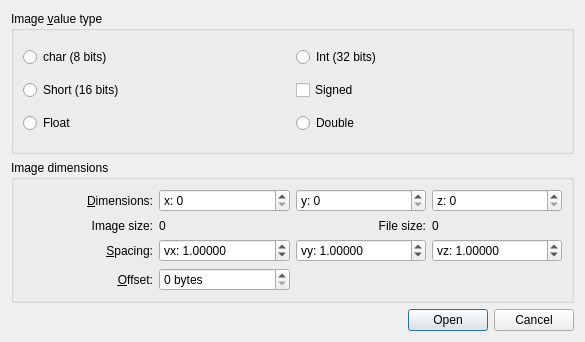
<ui version="4.0" >
 <class>Raw_image_dialog</class>
 <widget class="QDialog" name="Raw_image_dialog" >
  <property name="geometry" >
   <rect>
    <x>0</x>
    <y>0</y>
    <width>585</width>
    <height>342</height>
   </rect>
  </property>
  <property name="windowTitle" >
   <string>Open raw image</string>
  </property>
  <layout class="QVBoxLayout" name="verticalLayout" >
   <item>
    <widget class="QGroupBox" name="groupBox_2" >
     <property name="title" >
      <string>Image &amp;value type</string>
     </property>
     <layout class="QGridLayout" name="gridLayout" >
      <item row="2" column="0" >
       <widget class="QRadioButton" name="short_bt" >
        <property name="text" >
         <string>Short (16 bits)</string>
        </property>
       </widget>
      </item>
      <item row="3" column="0" >
       <widget class="QRadioButton" name="float_bt" >
        <property name="text" >
         <string>Float</string>
        </property>
       </widget>
      </item>
      <item row="0" column="1" >
       <widget class="QRadioButton" name="int_bt" >
        <property name="text" >
         <string>Int (32 bits)</string>
        </property>
       </widget>
      </item>
      <item row="3" column="1" >
       <widget class="QRadioButton" name="double_bt" >
        <property name="text" >
         <string>Double</string>
        </property>
       </widget>
      </item>
      <item row="2" column="1" >
       <widget class="QCheckBox" name="signed_bt" >
        <property name="text" >
         <string>Signed</string>
        </property>
       </widget>
      </item>
      <item row="0" column="0" >
       <widget class="QRadioButton" name="char_bt" >
        <property name="text" >
         <string>char (8 bits)</string>
        </property>
       </widget>
      </item>
     </layout>
    </widget>
   </item>
   <item>
    <widget class="QGroupBox" name="groupBox" >
     <property name="title" >
      <string>Image dimensions</string>
     </property>
     <layout class="QVBoxLayout" name="verticalLayout_2" >
      <item>
       <layout class="QGridLayout" >
        <item row="0" column="0" >
         <widget class="QLabel" name="label_dim" >
          <property name="text" >
           <string>&amp;Dimensions:</string>
          </property>
          <property name="alignment" >
           <set>Qt::AlignRight|Qt::AlignTrailing|Qt::AlignVCenter</set>
          </property>
          <property name="buddy" >
           <cstring>dim_x</cstring>
          </property>
         </widget>
        </item>
        <item row="2" column="0" >
         <widget class="QLabel" name="label_spacing" >
          <property name="text" >
           <string>&amp;Spacing:</string>
          </property>
          <property name="alignment" >
           <set>Qt::AlignRight|Qt::AlignTrailing|Qt::AlignVCenter</set>
          </property>
          <property name="buddy" >
           <cstring>spacing_x</cstring>
          </property>
         </widget>
        </item>
        <item row="0" column="1" >
         <widget class="QSpinBox" name="dim_x" >
          <property name="prefix" >
           <string>x: </string>
          </property>
          <property name="maximum" >
           <number>100000000</number>
          </property>
         </widget>
        </item>
        <item row="0" column="2" >
         <widget class="QSpinBox" name="dim_y" >
          <property name="prefix" >
           <string>y: </string>
          </property>
          <property name="maximum" >
           <number>100000000</number>
          </property>
         </widget>
        </item>
        <item row="0" column="3" >
         <widget class="QSpinBox" name="dim_z" >
          <property name="prefix" >
           <string>z: </string>
          </property>
          <property name="maximum" >
           <number>100000000</number>
          </property>
         </widget>
        </item>
        <item row="2" column="1" >
         <widget class="QDoubleSpinBox" name="spacing_x" >
          <property name="prefix" >
           <string>vx: </string>
          </property>
          <property name="decimals" >
           <number>5</number>
          </property>
          <property name="value" >
           <double>1.000000000000000</double>
          </property>
         </widget>
        </item>
        <item row="2" column="2" >
         <widget class="QDoubleSpinBox" name="spacing_y" >
          <property name="prefix" >
           <string>vy: </string>
          </property>
          <property name="decimals" >
           <number>5</number>
          </property>
          <property name="value" >
           <double>1.000000000000000</double>
          </property>
         </widget>
        </item>
        <item row="2" column="3" >
         <widget class="QDoubleSpinBox" name="spacing_z" >
          <property name="prefix" >
           <string>vz: </string>
          </property>
          <property name="decimals" >
           <number>5</number>
          </property>
          <property name="value" >
           <double>1.000000000000000</double>
          </property>
         </widget>
        </item>
        <item row="3" column="0" >
         <widget class="QLabel" name="offset_label" >
          <property name="text" >
           <string>&amp;Offset:</string>
          </property>
          <property name="alignment" >
           <set>Qt::AlignRight|Qt::AlignTrailing|Qt::AlignVCenter</set>
          </property>
          <property name="buddy" >
           <cstring>offset</cstring>
          </property>
         </widget>
        </item>
        <item row="3" column="1" >
         <widget class="QSpinBox" name="offset" >
          <property name="suffix" >
           <string> bytes</string>
          </property>
          <property name="maximum" >
           <number>999999999</number>
          </property>
         </widget>
        </item>
        <item row="1" column="0" >
         <widget class="QLabel" name="imagesize_budy" >
          <property name="text" >
           <string>Image size:</string>
          </property>
          <property name="alignment" >
           <set>Qt::AlignRight|Qt::AlignTrailing|Qt::AlignVCenter</set>
          </property>
         </widget>
        </item>
        <item row="1" column="1" >
         <widget class="QLabel" name="label_image_size" >
          <property name="text" >
           <string>0</string>
          </property>
         </widget>
        </item>
        <item row="1" column="2" >
         <widget class="QLabel" name="filesize_budy" >
          <property name="text" >
           <string>File size:</string>
          </property>
          <property name="alignment" >
           <set>Qt::AlignRight|Qt::AlignTrailing|Qt::AlignVCenter</set>
          </property>
         </widget>
        </item>
        <item row="1" column="3" >
         <widget class="QLabel" name="label_file_size" >
          <property name="text" >
           <string>0</string>
          </property>
         </widget>
        </item>
       </layout>
      </item>
     </layout>
    </widget>
   </item>
   <item>
    <widget class="QDialogButtonBox" name="buttonBox" >
     <property name="standardButtons" >
      <set>QDialogButtonBox::Cancel|QDialogButtonBox::Open</set>
     </property>
    </widget>
   </item>
  </layout>
 </widget>
 <tabstops>
  <tabstop>int_bt</tabstop>
  <tabstop>short_bt</tabstop>
  <tabstop>signed_bt</tabstop>
  <tabstop>float_bt</tabstop>
  <tabstop>double_bt</tabstop>
  <tabstop>dim_x</tabstop>
  <tabstop>dim_y</tabstop>
  <tabstop>dim_z</tabstop>
  <tabstop>spacing_x</tabstop>
  <tabstop>spacing_y</tabstop>
  <tabstop>spacing_z</tabstop>
  <tabstop>offset</tabstop>
  <tabstop>buttonBox</tabstop>
 </tabstops>
 <resources/>
 <connections>
  <connection>
   <sender>float_bt</sender>
   <signal>toggled(bool)</signal>
   <receiver>signed_bt</receiver>
   <slot>setDisabled(bool)</slot>
   <hints>
    <hint type="sourcelabel" >
     <x>47</x>
     <y>112</y>
    </hint>
    <hint type="destinationlabel" >
     <x>553</x>
     <y>94</y>
    </hint>
   </hints>
  </connection>
  <connection>
   <sender>double_bt</sender>
   <signal>toggled(bool)</signal>
   <receiver>signed_bt</receiver>
   <slot>setDisabled(bool)</slot>
   <hints>
    <hint type="sourcelabel" >
     <x>564</x>
     <y>127</y>
    </hint>
    <hint type="destinationlabel" >
     <x>564</x>
     <y>94</y>
    </hint>
   </hints>
  </connection>
  <connection>
   <sender>buttonBox</sender>
   <signal>accepted()</signal>
   <receiver>Raw_image_dialog</receiver>
   <slot>accept()</slot>
   <hints>
    <hint type="sourcelabel" >
     <x>191</x>
     <y>316</y>
    </hint>
    <hint type="destinationlabel" >
     <x>183</x>
     <y>313</y>
    </hint>
   </hints>
  </connection>
  <connection>
   <sender>buttonBox</sender>
   <signal>rejected()</signal>
   <receiver>Raw_image_dialog</receiver>
   <slot>reject()</slot>
   <hints>
    <hint type="sourcelabel" >
     <x>253</x>
     <y>319</y>
    </hint>
    <hint type="destinationlabel" >
     <x>252</x>
     <y>312</y>
    </hint>
   </hints>
  </connection>
  <connection>
   <sender>dim_x</sender>
   <signal>valueChanged(int)</signal>
   <receiver>Raw_image_dialog</receiver>
   <slot>update_image_size()</slot>
   <hints>
    <hint type="sourcelabel" >
     <x>178</x>
     <y>187</y>
    </hint>
    <hint type="destinationlabel" >
     <x>99</x>
     <y>141</y>
    </hint>
   </hints>
  </connection>
  <connection>
   <sender>dim_z</sender>
   <signal>valueChanged(int)</signal>
   <receiver>Raw_image_dialog</receiver>
   <slot>update_image_size()</slot>
   <hints>
    <hint type="sourcelabel" >
     <x>473</x>
     <y>178</y>
    </hint>
    <hint type="destinationlabel" >
     <x>441</x>
     <y>142</y>
    </hint>
   </hints>
  </connection>
  <connection>
   <sender>char_bt</sender>
   <signal>clicked()</signal>
   <receiver>Raw_image_dialog</receiver>
   <slot>update_image_size()</slot>
   <hints>
    <hint type="sourcelabel" >
     <x>71</x>
     <y>52</y>
    </hint>
    <hint type="destinationlabel" >
     <x>137</x>
     <y>3</y>
    </hint>
   </hints>
  </connection>
  <connection>
   <sender>short_bt</sender>
   <signal>clicked()</signal>
   <receiver>Raw_image_dialog</receiver>
   <slot>update_image_size()</slot>
   <hints>
    <hint type="sourcelabel" >
     <x>117</x>
     <y>81</y>
    </hint>
    <hint type="destinationlabel" >
     <x>49</x>
     <y>6</y>
    </hint>
   </hints>
  </connection>
  <connection>
   <sender>float_bt</sender>
   <signal>clicked()</signal>
   <receiver>Raw_image_dialog</receiver>
   <slot>update_image_size()</slot>
   <hints>
    <hint type="sourcelabel" >
     <x>137</x>
     <y>111</y>
    </hint>
    <hint type="destinationlabel" >
     <x>67</x>
     <y>-5</y>
    </hint>
   </hints>
  </connection>
  <connection>
   <sender>int_bt</sender>
   <signal>clicked()</signal>
   <receiver>Raw_image_dialog</receiver>
   <slot>update_image_size()</slot>
   <hints>
    <hint type="sourcelabel" >
     <x>358</x>
     <y>49</y>
    </hint>
    <hint type="destinationlabel" >
     <x>584</x>
     <y>52</y>
    </hint>
   </hints>
  </connection>
  <connection>
   <sender>dim_y</sender>
   <signal>valueChanged(int)</signal>
   <receiver>Raw_image_dialog</receiver>
   <slot>update_image_size()</slot>
   <hints>
    <hint type="sourcelabel" >
     <x>332</x>
     <y>186</y>
    </hint>
    <hint type="destinationlabel" >
     <x>271</x>
     <y>142</y>
    </hint>
   </hints>
  </connection>
  <connection>
   <sender>double_bt</sender>
   <signal>clicked()</signal>
   <receiver>Raw_image_dialog</receiver>
   <slot>update_image_size()</slot>
   <hints>
    <hint type="sourcelabel" >
     <x>514</x>
     <y>119</y>
    </hint>
    <hint type="destinationlabel" >
     <x>581</x>
     <y>116</y>
    </hint>
   </hints>
  </connection>
 </connections>
 <slots>
  <slot>update_image_size()</slot>
 </slots>
</ui>
